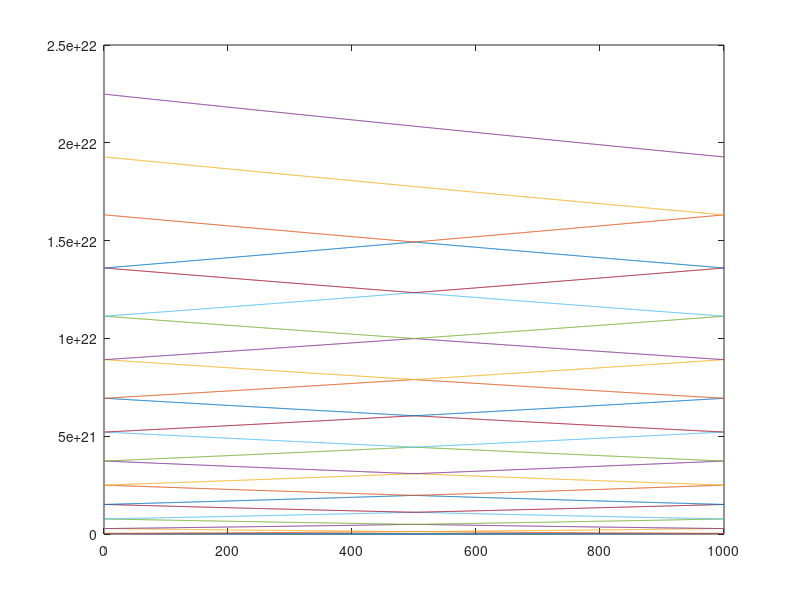

The MATLAB script that drew this image:
%% lab8

%% Q1

% if V = 0, that means G = 0 for all n, then the hamiltonian 
% <n_H_m> = hbar^2 * k_alpha^2 / 2m0 iff n = m
% then it is just a free electron travelling in freespace
% with discrete velocities.

%% Task
clc
clear all
close all

size  = 25;
a = 400e-12;
beta = 0; % beta can go up to inf
n = floor(-size/2):floor(size/2);
alpha = 1:size+1;  
N = 25;
k0 = 2*pi / (N*a);
k_a = linspace(-pi/a,pi/a,1000);  % crystal k number
G = 2*pi*n/a; % "k" in frequency doamin
hbar = 1; % using natural units
m = 1; % mass of electron, which is 1 in natural units
V = zeros(1,size); % malloc a V vector in FREQUENCY domain
% for counter = 1:size+1
   V = (hbar^2/(2*m)) *(beta*k0)^2 ; 
% end

% making the hamiltonian
% note that this hamiltonian is in fourier domain
H = zeros(size, size);
eigenvalues = zeros(size,length(k_a));
H = V*ones(size,size);
for j = 1:length(k_a)
    for i = 1:size
        H(i,i) = (hbar^2 / (2*m))*(k_a(j) + G(i))^2;
    end
    [eigVec,eVal]= eig(H);
    eigenvalues(:,j)= diag(eVal);
end

plot(eigenvalues')